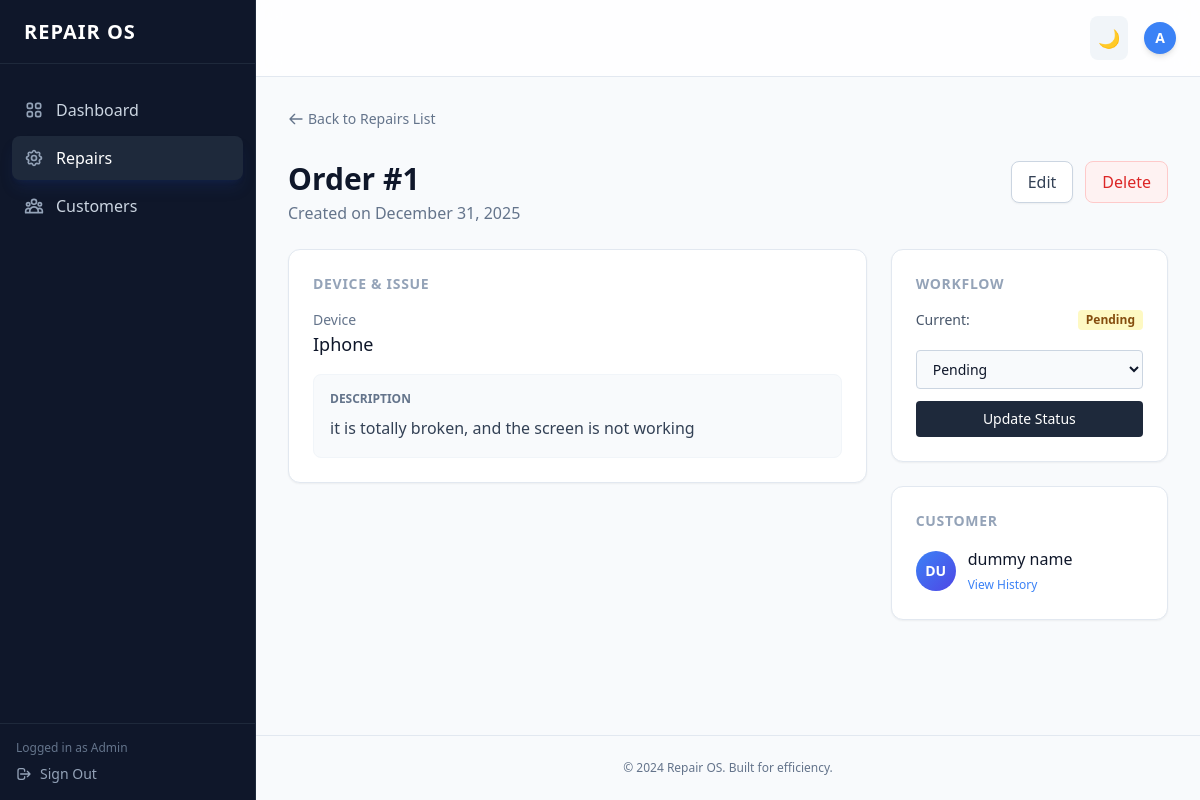
The page /repairs/view/1 (signed in) on the database as committed earlier.
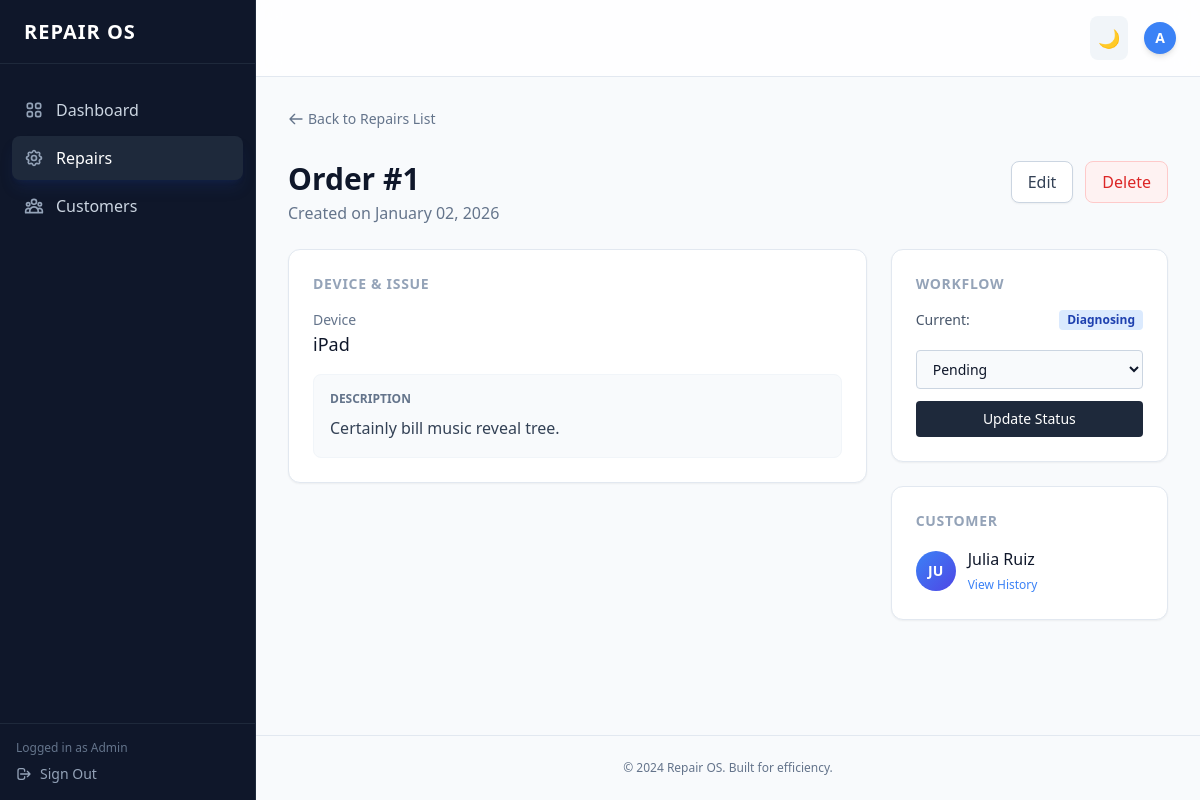
The same page on the database as committed later.
### app/models/repair.py (models this page shows)
class RepairOrder(db.Model):
    id = db.Column(db.Integer, primary_key=True)
    customer_id = db.Column(db.Integer, db.ForeignKey('customer.id'), nullable=False)
    device = db.Column(db.String(100), nullable=False)
    issue_description = db.Column(db.Text, nullable=False)
    status = db.Column(db.String(50), default='Pending')
    created_at = db.Column(db.DateTime, server_default=db.func.now())
    customer = db.relationship('Customer', backref=db.backref('repair_orders', lazy=True))

### app/models/customer.py (models this page shows)
class Customer(db.Model):
    id = db.Column(db.Integer, primary_key=True)
    name = db.Column(db.String(100), nullable=False)
    email = db.Column(db.String(120), unique=True, nullable=True)
    phone = db.Column(db.String(20), nullable=False)
    created_at = db.Column(db.DateTime, server_default=db.func.now())

### app/routes/repair_order.py (the view)
@repair_bp.route("/view/<int:id>")
def view_repair(id):
    if "user_id" not in session:
        return redirect(url_for("auth.login"))
    repair = RepairOrder.query.get_or_404(id)
    return render_template("repairs/detail.html", repair=repair)

### app/templates/repairs/detail.html (shortened to what the changed rows need)
{% extends "base.html" %}
{% block content %}
<div class="max-w-5xl mx-auto space-y-6">
    <div class="flex justify-between items-start">
        <div>
            <h1 class="text-3xl font-bold text-slate-900 dark:text-white">Order #{{ repair.id }}</h1>
            <p class="text-slate-500 mt-1">Created on {{ repair.created_at.strftime('%B %d, %Y') }}</p>
        </div>
    </div>
    <div class="grid grid-cols-1 md:grid-cols-3 gap-6">
        <div class="md:col-span-2 space-y-6">
            <div class="bg-white dark:bg-slate-900 p-6 rounded-xl shadow-sm border border-slate-200 dark:border-slate-800">
                <div class="space-y-4">
                    <div>
                        <span class="block text-sm text-slate-500">Device</span>
                        <span class="text-lg font-medium text-slate-900 dark:text-white">{{ repair.device }}</span>
                    </div>
                    <div class="bg-slate-50 dark:bg-slate-800 p-4 rounded-lg border border-slate-100 dark:border-slate-700">
                        <span class="block text-xs text-slate-500 uppercase font-bold mb-2">Description</span>
                        <p class="text-slate-700 dark:text-slate-300 leading-relaxed">{{ repair.issue_description }}</p>
                    </div>
                </div>
            </div>
        </div>
        <div class="space-y-6">
            <div class="bg-white dark:bg-slate-900 p-6 rounded-xl shadow-sm border border-slate-200 dark:border-slate-800">
                <form method="post" action="{{ url_for('repair.update_repair_status', id=repair.id) }}">
                    <div class="space-y-3">
                        <div class="flex items-center justify-between mb-2">
                             <span class="text-sm text-slate-600 dark:text-slate-400">Current:</span>
                             <span class="px-2 py-0.5 rounded text-xs font-bold
                                {% if repair.status == 'Pending' %}bg-yellow-100 text-yellow-800{% elif repair.status == 'Completed' %}bg-green-100 text-green-800{% else %}bg-blue-100 text-blue-800{% endif %}">
                                {{ repair.status }}
                             </span>
                        </div>
                        <select name="status" class="w-full px-3 py-2 rounded border border-slate-300 dark:border-slate-700 bg-slate-50 dark:bg-slate-800 text-sm dark:text-white">
                            <option {% if repair.status == 'Pending' %}selected{% endif %}>Pending</option>
                        </select>
                        <button class="w-full bg-slate-800 hover:bg-slate-700 text-white py-2 rounded text-sm font-medium transition">
                            Update Status
                        </button>
                    </div>
                </form>
            </div>
            <div class="bg-white dark:bg-slate-900 p-6 rounded-xl shadow-sm border border-slate-200 dark:border-slate-800">
                <div class="flex items-center gap-3">
                    <div class="w-10 h-10 rounded-full bg-gradient-to-br from-blue-500 to-indigo-600 flex items-center justify-center text-white font-bold text-sm">
                        {{ repair.customer.name[:2].upper() }}
                    </div>
                    <div>
                        <p class="font-medium text-slate-900 dark:text-white">{{ repair.customer.name }}</p>
                        <a href="{{ url_for('repair.repairs_by_customer', customer_id=repair.customer.id) }}" class="text-xs text-blue-500 hover:underline">View History</a>
                    </div>
                </div>
            </div>
        </div>
    </div>
</div>
{% endblock %}

Rows that differ between the two databases and show on the page:
no longer on this page (row edited): Customer: customer "DU", customer.name "dummy name"
changed RepairOrder id 1: created_at "December 31, 2025" → "January 02, 2026"; device "Iphone" → "iPad"; issue_description "it is totally broken, and the screen is not working" → "Certainly bill music reveal tree."; status "Pending" → "Diagnosing"; status "Pending" → (not shown)
added Customer: customer "JU", customer.name "Julia Ruiz"
Other text that changed with them:
form field status: (not shown) → "Pending"
